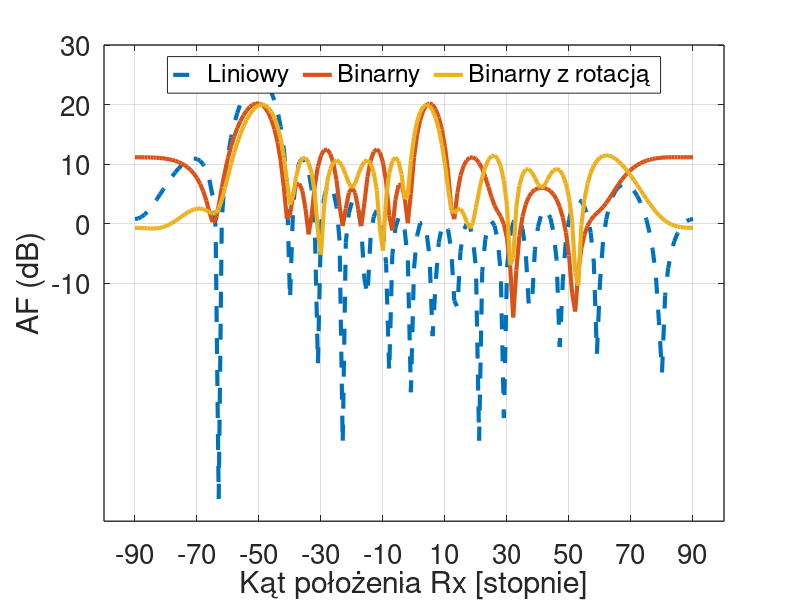
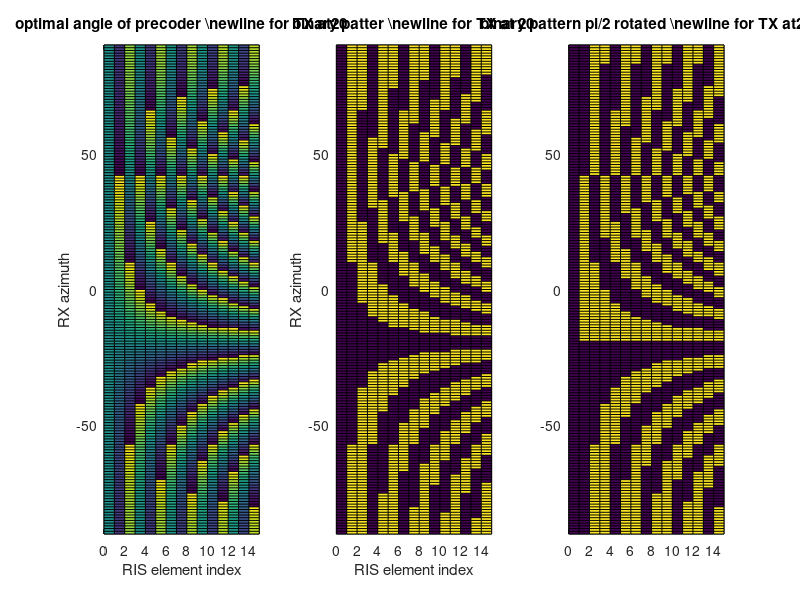

Write the MATLAB code that produced these figures, in order.
clear
close all
f_c=3.5*10^9;% gdy odleglosc lambda/2- niezalezne od czestotliwosci
c=3*10^8;
d=c/f_c/2;% odleglosc miedzy elementmi antenowymi c=lambda*f
L=16;%liczba elementow antenowych

kat_TX=20% od 0 do 90; 0= na wprost RISa
kat_RX=-50%od 0 do -90 najsensowniejsze; 0= na wprost RISa
kanal_do_od_RIS=exp(-1j*2*pi*f_c/c*d*([0:L-1]*sind(kat_TX)+[0:L-1]*sind(kat_RX)));[L-1:-1:0]
katy_pomiarowe_RX=[-90:90];
prekoder=conj(kanal_do_od_RIS);
AF=exp(-1j*2*pi*f_c/c*d*([0:L-1]*sind(kat_TX)+sind(katy_pomiarowe_RX')*[0:L-1]))*transpose(prekoder);
plot(katy_pomiarowe_RX,10*log10(abs(AF).^2), "linewidth",3, '--')
hold on
prekoder_bin=2*(real(prekoder*exp(1j*0*pi/2))>0)-1;
AF=exp(-1j*2*pi*f_c/c*d*([0:L-1]*sind(kat_TX)+sind(katy_pomiarowe_RX')*[0:L-1]))*transpose(prekoder_bin);
plot(katy_pomiarowe_RX,10*log10(abs(AF).^2), "linewidth",3)
prekoder_bin=2*(real(prekoder*exp(1j*1*pi/2))>0)-1;
AF=exp(-1j*2*pi*f_c/c*d*([0:L-1]*sind(kat_TX)+sind(katy_pomiarowe_RX')*[0:L-1]))*transpose(prekoder_bin);
plot(katy_pomiarowe_RX,10*log10(abs(AF).^2), "linewidth",3)
xticks(-90:20:90);
yticks(-10:10:30);
set(gca, "linewidth", 1, "fontsize", 20)

leg = legend("Liniowy", "Binarny", "Binarny z rotacją");
legend(leg, "location", "north","orientation", "horizontal")
xlabel('Kąt położenia Rx [stopnie]')
ylabel('AF (dB)')
% title(['AF for TX at ' num2str(kat_TX) ' and RIS pattern for TX angle=' num2str(kat_TX) ' and RX angle=' num2str(kat_RX)])
% prekoder_bin=2*(real(prekoder*exp(1j*2*pi/2))>0)-1;
% AF=exp(-1j*2*pi*f_c/c*d*([0:L-1]*sind(kat_TX)+sind(katy_pomiarowe_RX')*[L-1:-1:0]))*transpose(prekoder_bin);
% plot(10*log10(abs(AF).^2))
% prekoder_bin=2*(real(prekoder*exp(1j*3*pi/2))>0)-1;
% AF=exp(-1j*2*pi*f_c/c*d*([0:L-1]*sind(kat_TX)+sind(katy_pomiarowe_RX')*[L-1:-1:0]))*transpose(prekoder_bin);
% plot(10*log10(abs(AF).^2))
grid
figure
set_RX=[-90:90];
prekoder_ideal=exp(1j*2*pi*f_c/c*d*([0:L-1]*sind(kat_TX)+sind(set_RX')*[0:L-1]));%
prekoder_binary=zeros(length(set_RX),L);
prekoder_binary(real(prekoder_ideal)<0)=1;
subplot(1,3,1)
pcolor([0:L-1],set_RX,angle(prekoder_ideal))
title(['optimal angle of precoder \newline for TX at' num2str(kat_TX)])
xlabel('RIS element index')
ylabel('RX azimuth')
subplot(1,3,2)
pcolor([0:L-1],set_RX,prekoder_binary)
prekoder_binary2=zeros(length(set_RX),L);
prekoder_binary2(real(prekoder_ideal*exp(1j*pi/2))<0)=1; % jak zakladamy, ze do odbiornika dociera suma odbicia od
title(['binary patter \newline for TX at ' num2str(kat_TX)])
xlabel('RIS element index')
ylabel('RX azimuth')
% RIS i innych sciezek, to odbicie od RISa moze byc okrecone o jakis staly kat (tu 90 stopni),
% zeby byl w fazie tego bezposredniego.
subplot(1,3,3)
pcolor([0:L-1],set_RX,prekoder_binary2)
title(['binary pattern pi/2 rotated \newline for TX at' num2str(kat_TX)])
AA=unique(prekoder_binary2,'rows'); % 67
A=unique(prekoder_binary,'rows');

AAA=unique([AA;A;~AA;~A],'rows'); %obroty o 90 stopnia

%zbior dla wszystkich odbiorczych i nadawczych
set_TX=[0:90];
set_RX=[-90:90];
B=[];
for i=1:length(set_TX)
prekoder_ideal=exp(1j*2*pi*f_c/c*d*([0:L-1]*sind(set_TX(i))+sind(set_RX')*[0:L-1]));
prekoder_binary=real(prekoder_ideal)<0;
B=[B;prekoder_binary];
prekoder_binary=real(prekoder_ideal*exp(1j*pi/2))<0;
B=[B;prekoder_binary];
prekoder_binary=real(prekoder_ideal*exp(1j*pi))<0;
B=[B;prekoder_binary];
prekoder_binary=real(prekoder_ideal*exp(1j*3*pi/2))<0;
B=[B;prekoder_binary];
end
BB=unique(B,'rows');

rows_to_keep=ones(1,size(BB,1));
for i=1:size(BB,1)-1% probably not optimal removal
    for ii=i+1:size(BB,1)
        if rows_to_keep(i)==1 && sum(xor(BB(i,:),BB(ii,:)))<=2 % hamming distance to remove
            rows_to_keep(ii)=0;
        end
    end
end
CC=BB(logical(rows_to_keep),:);
c=0;





